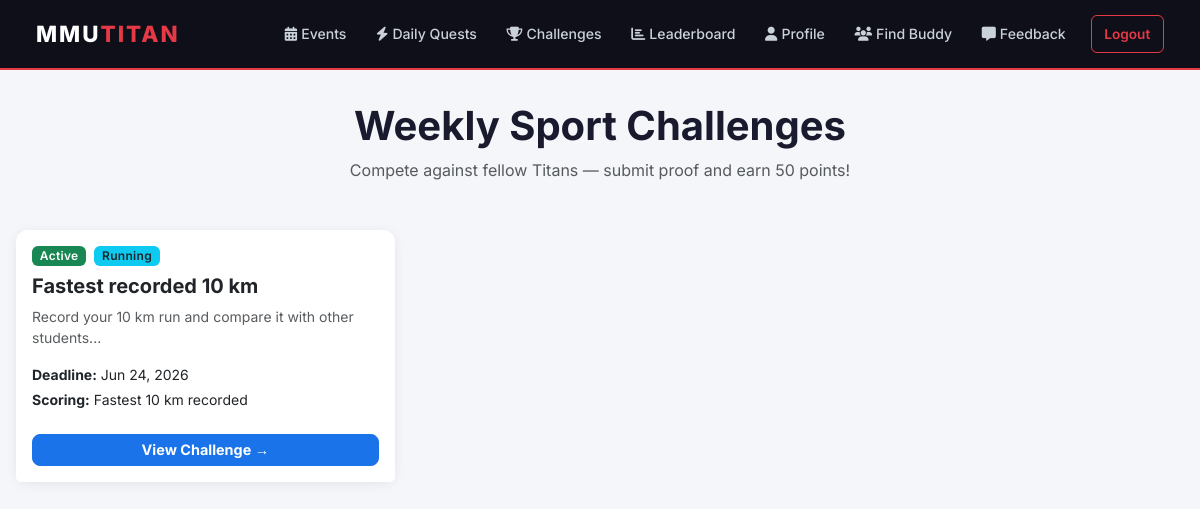
Before: /challenges (signed in) with the older database file.
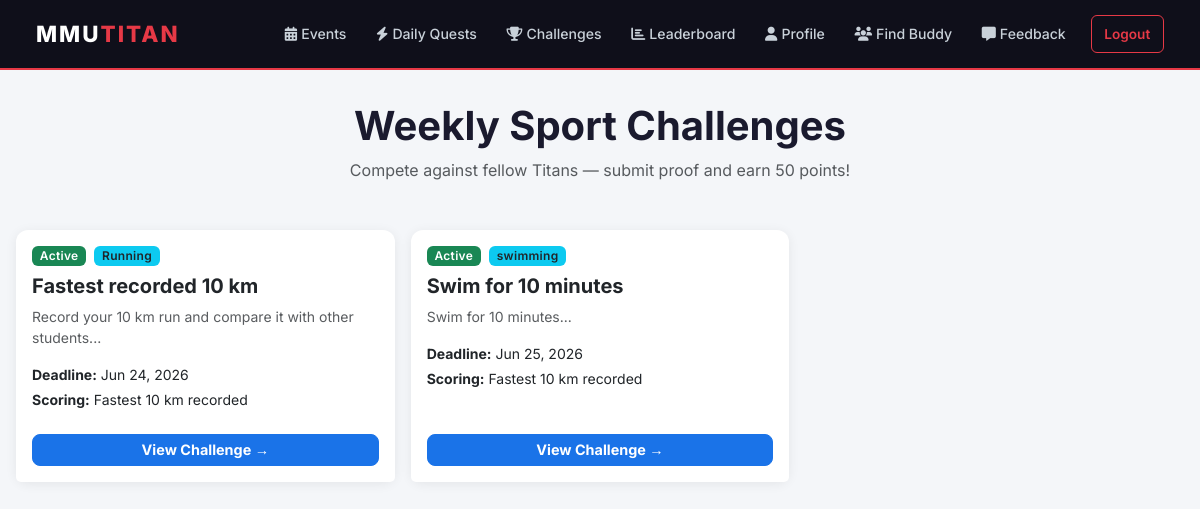
After: the same page with the newer database file.
### mmutitan/models.py (models this page shows)
class Challenge(db.Model):
    id = db.Column(db.Integer, primary_key=True)
    title = db.Column(db.String(100), nullable=False)
    description = db.Column(db.Text, nullable=False)
    sport_category = db.Column(db.String(50), nullable=False)
    deadline = db.Column(db.DateTime, nullable=False)
    scoring_criteria = db.Column(db.String(100), nullable=False)
    is_closed = db.Column(db.Boolean, default=False)
    submissions = db.relationship('Submission', backref='challenge_ref', lazy=True, cascade="all, delete-orphan")

### mmutitan/app.py (the view)
    @app.route('/challenges')
    @login_required
    def student_challenges():
        challenges = Challenge.query.all()
        return render_template('student_challenges.html', title='Weekly Challenges', challenges=challenges)

### mmutitan/models.py (called while the page is built)
@login_manager.user_loader
def load_user(user_id):
    return User.query.get(int(user_id))

### mmutitan/templates/student_challenges.html
{% extends "base.html" %}
{% block content %}
<div class="text-center mb-5">
    <h1 class="fw-bold">Weekly Sport Challenges</h1>
    <p class="text-muted">Compete against fellow Titans — submit proof and earn 50 points!</p>
</div>
<div class="row g-3">
    {% if challenges %}
    {% for challenge in challenges %}
    <div class="col-md-4">
        <div class="card h-100">
            <div class="card-body">
                <div class="d-flex gap-2 mb-2">
                    {% if challenge.is_closed %}
                    <span class="badge bg-danger">Closed</span>
                    {% else %}
                    <span class="badge bg-success">Active</span>
                    {% endif %}
                    <span class="badge bg-info text-dark">{{ challenge.sport_category }}</span>
                </div>
                <h5 class="fw-bold mt-1">{{ challenge.title }}</h5>
                <p class="text-muted small mb-3">{{ challenge.description[:100] }}...</p>
                <p class="small mb-1"><strong>Deadline:</strong> {{ challenge.deadline.strftime('%b %d, %Y') }}</p>
                <p class="small mb-0"><strong>Scoring:</strong> {{ challenge.scoring_criteria }}</p>
            </div>
            <div class="card-footer bg-white border-0 pb-3">
                <a href="{{ url_for('challenge_detail', challenge_id=challenge.id) }}"
                   class="btn btn-primary w-100 btn-sm fw-bold">
                    View Challenge →
                </a>
            </div>
        </div>
    </div>
    {% endfor %}
    {% else %}
    <div class="col-12 text-center py-5">
        <div style="font-size:3rem;">🏋️</div>
        <h4 class="text-muted mt-2">No challenges available right now.</h4>
        <p class="text-muted small">Check back later!</p>
    </div>
    {% endif %}
</div>
{% endblock %}

Changed rows visible on the page:
added Challenge: is_closed "Active", sport_category "swimming", title "Swim for 10 minutes", description "Swim for 10 minutes", deadline "Jun 25, 2026", scoring_criteria "Fastest 10 km recorded"
